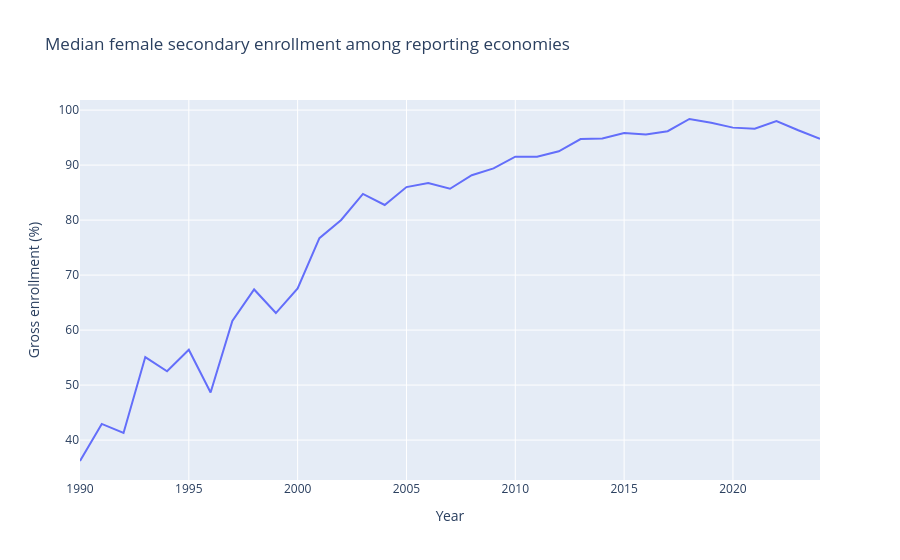

Write notebook code for a chart like this one.
### Code cell
education_trend = sample.groupby("year")["education"].agg(
    median_enrollment="median",
    countries_with_data="count",
).reset_index()
display(education_trend[["year", "countries_with_data"]])
fig = px.line(
    education_trend,
    x="year",
    y="median_enrollment",
    title="Median female secondary enrollment among reporting economies",
    labels={"year": "Year", "median_enrollment": "Gross enrollment (%)"},
)
fig.show()

### Figure 1 — Plotly figure (JSON) as saved in the notebook; plotly's stock layout.template omitted (floating-point values rounded to 4 significant figures)
{"data": [{"hovertemplate": "Year=%{x}<br>Gross enrollment (%)=%{y}<extra></extra>", "legendgroup": "", "line": {"color": "#636efa", "dash": "solid"}, "marker": {"symbol": "circle"}, "mode": "lines", "name": "", "orientation": "v", "showlegend": false, "type": "scatter", "x": [1990, 1991, 1992, 1993, 1994, 1995, 1996, 1997, 1998, 1999, 2000, 2001, 2002, 2003, 2004, 2005, 2006, 2007, 2008, 2009, 2010, 2011, 2012, 2013, 2014, 2015, 2016, 2017, 2018, 2019, 2020, 2021, 2022, 2023, 2024], "xaxis": "x", "y": [36.2, 42.94, 41.29, 55.09, 52.51, 56.43, 48.64, 61.65, 67.39, 63.1, 67.57, 76.72, 80.01, 84.76, 82.75, 86.0, 86.73, 85.7, 88.16, 89.4, 91.53, 91.52, 92.51, 94.74, 94.85, 95.85, 95.56, 96.16, 98.38, 97.69, 96.81, 96.61, 98.02, 96.33, 94.79], "yaxis": "y"}], "layout": {"legend": {"tracegroupgap": 0}, "title": {"text": "Median female secondary enrollment among reporting economies"}, "xaxis": {"anchor": "y", "domain": [0.0, 1.0], "title": {"text": "Year"}}, "yaxis": {"anchor": "x", "domain": [0.0, 1.0], "title": {"text": "Gross enrollment (%)"}}}}
